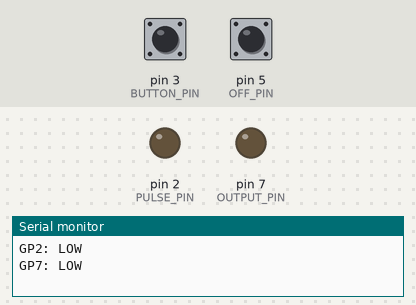
This sketch was run on a simulated Arduino Uno, built for the host (arithmetic inside an expression is 32-bit, double 64-bit). On the bench: output pins drawn as LEDs (lit = HIGH), the last lines printed to the serial monitor. The test bench sets the inputs (shaded band); at power-on: pin 3 (BUTTON_PIN) HIGH, pin 5 (OFF_PIN) HIGH.

Above: at 1.2 s.
1.3 s: pin 3 (BUTTON_PIN) pulled LOW for 0.15 s
At 2.1 s:
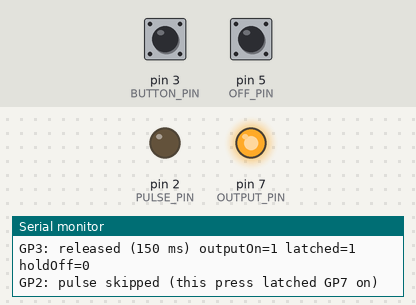
2.9 s: pin 3 (BUTTON_PIN) pulled LOW for 1 s
At 4.05 s:
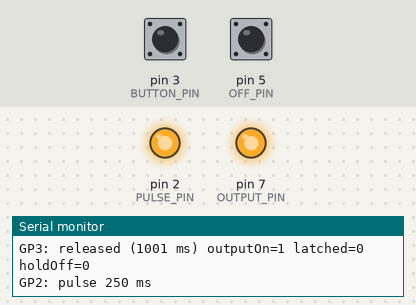
5.6 s: pin 5 (OFF_PIN) pulled LOW for 0.15 s
At 6.8 s:
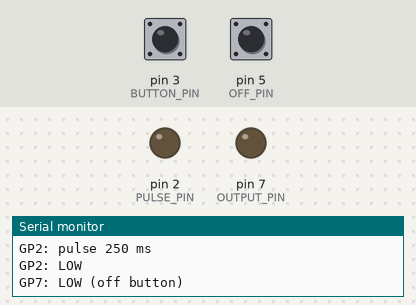
7.2 s: pin 3 (BUTTON_PIN) driven LOW
At 7.7 s:
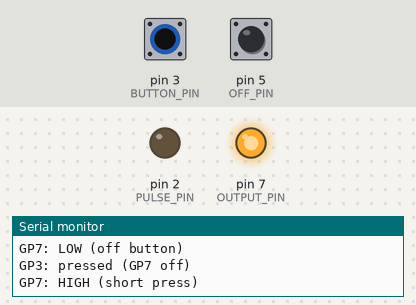
Timing chart, 0 to 10.7 s (numbered marks = the images above; inputs shaded):
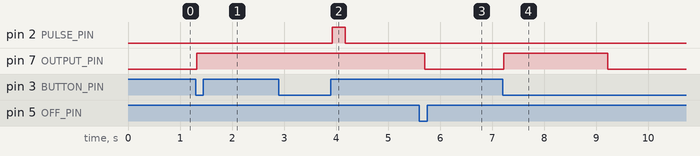

Measured:
- after the input at 1.3 s, pin 7 (OUTPUT_PIN): LOW → HIGH at once
- after the input at 2.9 s, pin 2 (PULSE_PIN): LOW → HIGH after 1.0 s, → LOW 0.25 s later
- after the input at 5.6 s, pin 7 (OUTPUT_PIN): HIGH → LOW after 0.10 s
- after the input at 7.2 s, pin 7 (OUTPUT_PIN): LOW → HIGH at once, → LOW 2.0 s later

The sketch:

PC_power_button_rp2040.ino
```cpp
/*
 * PC power button controller (RP2040 / Raspberry Pi Pico).
 *
 *   Short press GP3             -> GP7 latches HIGH if it was off
 *   Short press GP3 while GP7 on -> pulse GP2 HIGH briefly (PC power switch)
 *   Hold GP3 while GP7 is HIGH  -> after HOLD_MS, GP7 goes LOW
 *   Off input on GP5            -> GP7 goes LOW if it is on
 *
 * Note: Pico GPIO is 3.3V only. Do not drive pins above 3.3V.
 */

const int BUTTON_PIN = 3;  // GP3
const int PULSE_PIN = 2;   // GP2
const int OFF_PIN = 5;     // GP5
const int OUTPUT_PIN = 7;  // GP7

// true  = button connects pin to GND when pressed (internal pull-up)
// false = button connects pin to 3.3V when pressed (internal pull-down)
const bool BUTTON_TO_GND = true;
const bool OFF_TO_GND = true;

const unsigned long HOLD_MS = 2000;
const unsigned long PULSE_MS = 250;
const unsigned long DEBOUNCE_MS = 25;
const unsigned long OFF_DEBOUNCE_MS = 100;

bool outputOn = false;
bool lastReading = false;
bool debouncedPressed = false;
bool lastDebouncedPressed = false;
unsigned long lastDebounceTime = 0;
unsigned long pressStartTime = 0;
bool latchedOnThisPress = false;
bool holdOffThisPress = false;

bool offLastReading = false;
bool offDebouncedPressed = false;
bool lastOffDebouncedPressed = false;
unsigned long offDebounceTime = 0;

bool pulseActive = false;
unsigned long pulseEndTime = 0;

void configureInputPin(int pin, bool toGnd) {
  pinMode(pin, toGnd ? INPUT_PULLUP : INPUT_PULLDOWN);
}

bool readInputPressed(int pin, bool toGnd) {
  return toGnd ? (digitalRead(pin) == LOW) : (digitalRead(pin) == HIGH);
}

void setOutput(bool on, const char* reason) {
  if (outputOn == on) {
    return;
  }

  outputOn = on;
  digitalWrite(OUTPUT_PIN, on ? HIGH : LOW);

  Serial.print("GP");
  Serial.print(OUTPUT_PIN);
  Serial.print(": ");
  Serial.print(on ? "HIGH" : "LOW");
  Serial.print(" (");
  Serial.print(reason);
  Serial.println(")");
}

void startPulse() {
  digitalWrite(PULSE_PIN, HIGH);
  pulseActive = true;
  pulseEndTime = millis() + PULSE_MS;

  Serial.print("GP");
  Serial.print(PULSE_PIN);
  Serial.print(": pulse ");
  Serial.print(PULSE_MS);
  Serial.println(" ms");
}

void updatePulse() {
  if (pulseActive && millis() >= pulseEndTime) {
    digitalWrite(PULSE_PIN, LOW);
    pulseActive = false;

    Serial.print("GP");
    Serial.print(PULSE_PIN);
    Serial.println(": LOW");
  }
}

void updateDebouncedButton() {
  bool reading = readInputPressed(BUTTON_PIN, BUTTON_TO_GND);

  if (reading != lastReading) {
    lastDebounceTime = millis();
  }

  if (millis() - lastDebounceTime >= DEBOUNCE_MS) {
    debouncedPressed = reading;
  }

  lastReading = reading;
}

void updateDebouncedOffButton() {
  bool reading = readInputPressed(OFF_PIN, OFF_TO_GND);

  if (reading != offLastReading) {
    offDebounceTime = millis();
  }

  if (millis() - offDebounceTime >= OFF_DEBOUNCE_MS) {
    offDebouncedPressed = reading;
  }

  offLastReading = reading;
}

void setup() {
  Serial.begin(9600);
  while (!Serial && millis() < 3000) {
    // Wait for USB serial on Pico (up to 3s), then run anyway
  }

  configureInputPin(BUTTON_PIN, BUTTON_TO_GND);
  configureInputPin(OFF_PIN, OFF_TO_GND);
  pinMode(PULSE_PIN, OUTPUT);
  pinMode(OUTPUT_PIN, OUTPUT);
  digitalWrite(PULSE_PIN, LOW);
  digitalWrite(OUTPUT_PIN, LOW);

  lastReading = readInputPressed(BUTTON_PIN, BUTTON_TO_GND);
  debouncedPressed = lastReading;
  lastDebouncedPressed = debouncedPressed;
  offLastReading = readInputPressed(OFF_PIN, OFF_TO_GND);
  offDebouncedPressed = offLastReading;
  lastOffDebouncedPressed = offDebouncedPressed;

  Serial.println("Ready v2. Short press latches GP7; short press while on = GP2 pulse.");
  Serial.println("GP2: LOW");
  Serial.println("GP7: LOW");
}

void loop() {
  updateDebouncedButton();
  updateDebouncedOffButton();
  updatePulse();

  if (offDebouncedPressed && !lastOffDebouncedPressed && outputOn) {
    setOutput(false, "off button");
  }

  if (debouncedPressed && !lastDebouncedPressed) {
    latchedOnThisPress = false;
    holdOffThisPress = false;
    pressStartTime = millis();
    Serial.print("GP3: pressed (GP7 ");
    Serial.print(outputOn ? "on" : "off");
    Serial.println(")");
    if (!outputOn) {
      setOutput(true, "short press");
      latchedOnThisPress = true;
    }
  }

  if (debouncedPressed && outputOn && !holdOffThisPress) {
    if (millis() - pressStartTime >= HOLD_MS) {
      setOutput(false, "held to turn off");
      holdOffThisPress = true;
    }
  }

  if (!debouncedPressed && lastDebouncedPressed) {
    unsigned long pressDuration = millis() - pressStartTime;
    bool shortPress = pressDuration < HOLD_MS;
    bool shouldPulse = shortPress && outputOn && !latchedOnThisPress && !holdOffThisPress;

    Serial.print("GP3: released (");
    Serial.print(pressDuration);
    Serial.print(" ms) outputOn=");
    Serial.print(outputOn ? 1 : 0);
    Serial.print(" latched=");
    Serial.print(latchedOnThisPress ? 1 : 0);
    Serial.print(" holdOff=");
    Serial.println(holdOffThisPress ? 1 : 0);

    if (shouldPulse) {
      startPulse();
    } else if (shortPress && latchedOnThisPress) {
      Serial.println("GP2: pulse skipped (this press latched GP7 on)");
    } else if (shortPress && holdOffThisPress) {
      Serial.println("GP2: pulse skipped (held to turn off)");
    } else if (shortPress && !outputOn) {
      Serial.println("GP2: pulse skipped (GP7 is off)");
    } else {
      Serial.println("GP2: pulse skipped (long press)");
    }
  }

  lastDebouncedPressed = debouncedPressed;
  lastOffDebouncedPressed = offDebouncedPressed;
}
```
